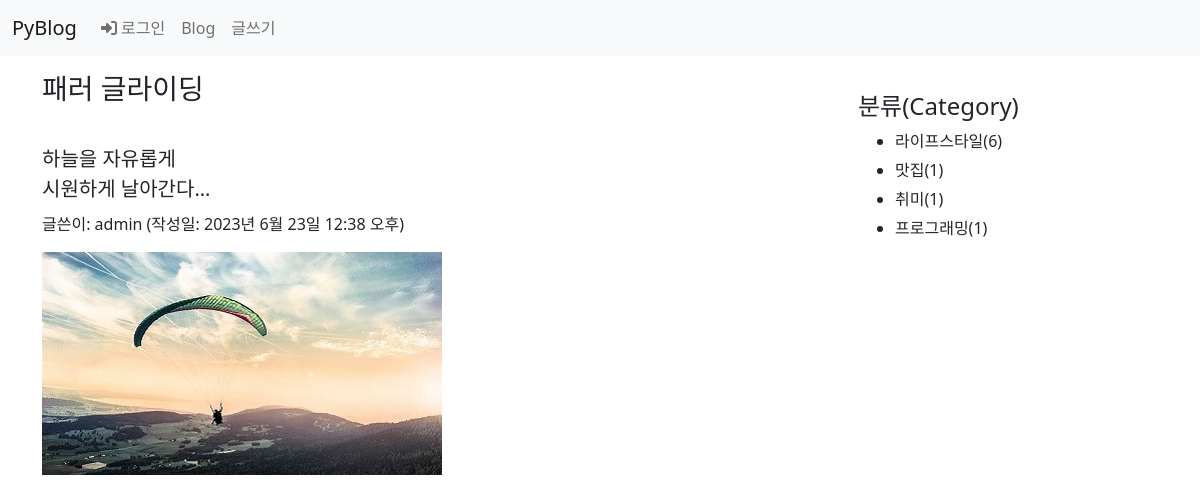
The page /blog/6/ on the database its author committed.
### blog/models.py (models this page shows, shortened)
class Post(models.Model):
    author = models.ForeignKey(User, on_delete=models.CASCADE)
    title = models.CharField(max_length=100)  #제목
    content = models.TextField()              #내용
    pub_date = models.DateTimeField()         #발행일
    modify_date = models.DateTimeField(null=True, blank=True) #입력 폼이 비어도 됨
    photo = models.ImageField(upload_to='blog/images/%Y/%m/%d/',
                    null=True, blank=True)  #null 허용, 파일을 첨부하지 않을수 있음
    file = models.FileField(upload_to='blog/files/%Y/%m/%d/',
                    null=True, blank=True)
    category = models.ForeignKey(Category, null=True, blank=True,
                    on_delete=models.SET_NULL)

class Category(models.Model):
    name = models.CharField(max_length=50, unique=True)
    slug = models.SlugField(max_length=200, unique=True,
                allow_unicode=True)
    class Meta:
        ordering = ['name']  # 이름순 정렬
        verbose_name = 'category'
        verbose_name_plural = 'categories'

### blog/views.py (the view)
# urls.py: path('<int:post_id>/', views.detail, name='detail'), #상세 페이지
def detail(request, post_id):
    post = Post.objects.get(id=post_id)
    categories = Category.objects.all()  # 카테고리 전체 검색
    context = {'post': post, 'categories': categories}
    return render(request, 'blog/detail.html', context)

### templates/blog/detail.html (shortened to what this page needs)
{% extends 'base.html' %}
{% block content %}
<div class="container my-3">
    <section id="detail">
        <h3>{{ post.title }}</h3>
        <h5 style="white-space: pre-line; line-height: 1.5">
            {{ post.content }}
        </h5>
        <p>글쓴이: {{ post.author }} (작성일: {{ post.pub_date }})</p>
        {% if post.photo %}
            <img src="{{ post.photo.url }}">
        {% endif %}
    </section>
    <aside id="category">
        <h4>분류(Category)</h4>
        <div>
            <ul>
                {% for category in categories %}
                    <li>{{ category.name }}({{ category.post_set.count }})</li>
                {% endfor %}
            </ul>
        </div>
    </aside>
</div>
{% endblock %}

### static/blog/css/style.css (style rules this page uses)
#detail { width: 700px; float: left; }
#category { width: 200px; float: right; margin: 20px 100px 0 0; }
#category ul li { margin: 5px; }

### rows shown on the page
Post: title "패러 글라이딩", content "하늘을 자유롭게 시원하게 날아간다...", author "admin", pub_date "2023년 6월 23일 12:38 오후", photo (picture)
Category: name "라이프스타일", post_set.count "6"
Category: name "맛집", post_set.count "1"
Category: name "취미", post_set.count "1"
Category: name "프로그래밍", post_set.count "1"
